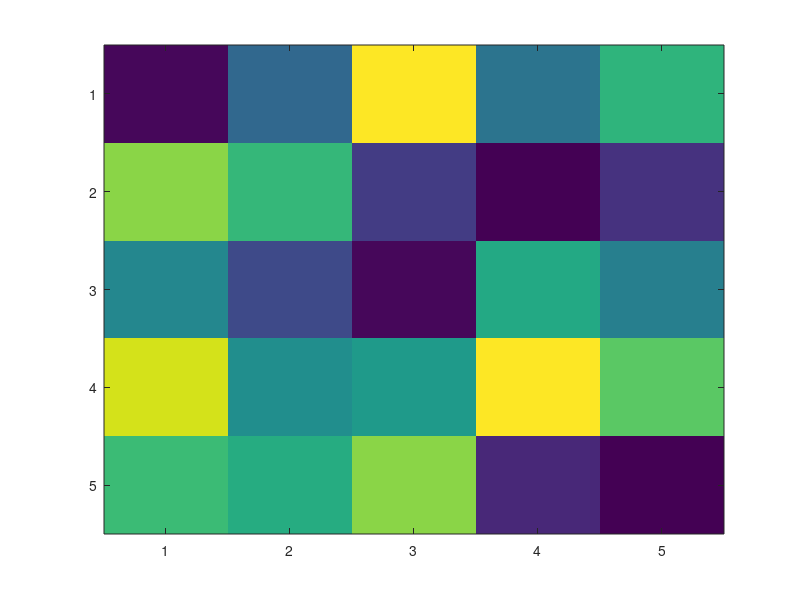

MATLAB code for this plot: (Note: this script raises an error after producing the figure.)
%% test_fullscreen2
% Tests of the fullscreen2 function (figures off).
%--------------------------------------------------------------------------
set(0, 'DefaultFigureVisible', 'off')

%% Resizes an existing figure to the screen size
figure; imagesc(rand(5));
screen_size = fullscreen2;
assert(isequal(screen_size, get(0, 'ScreenSize')))
assert(isequal(get(gcf, 'Position'), screen_size))

%% Makes a new figure when none is open
close all
screen_size = fullscreen2;
assert(~isempty(get(groot, 'CurrentFigure')))
assert(isequal(get(gcf, 'Position'), screen_size))
close all
